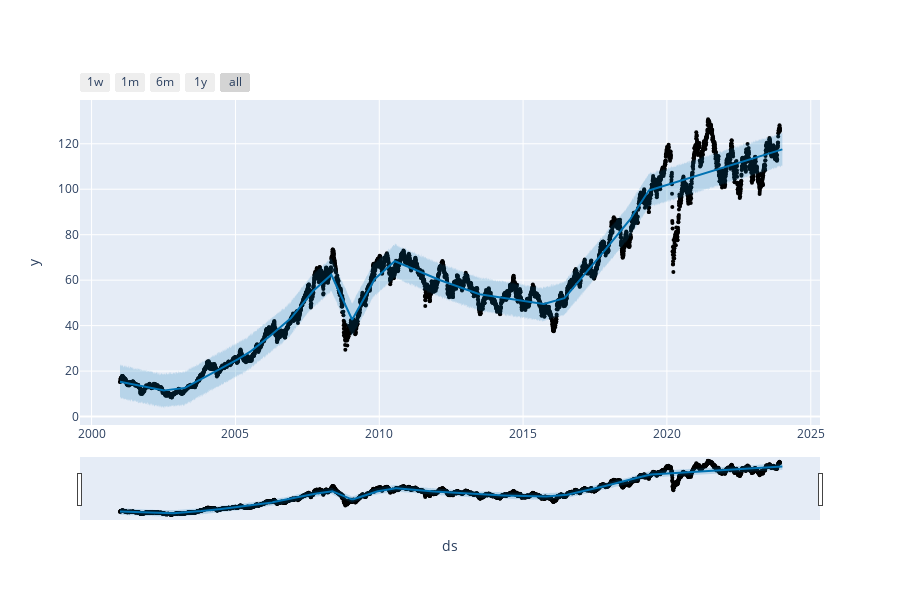

Notebook code for this chart:
### Code cell
from prophet.plot import plot_plotly, plot_components_plotly

plot_plotly(m, forecast)

### Figure 1 — Plotly figure (JSON) as saved in the notebook; plotly's stock layout.template omitted (floating-point values rounded to 4 significant figures; data arrays with more than 128 entries replaced by an {"elided": "..."} marker saying what was removed)
{"data": [{"marker": {"color": "black", "size": 4}, "mode": "markers", "name": "Actual", "type": "scatter", "x": {"elided": "5684 str values"}, "y": {"elided": "5684 float values"}}, {"hoverinfo": "skip", "line": {"width": 0}, "mode": "lines", "type": "scatter", "x": {"elided": "5714 str values"}, "y": {"elided": "5714 float values"}}, {"fill": "tonexty", "fillcolor": "rgba(0, 114, 178, 0.2)", "line": {"color": "#0072B2", "width": 2}, "mode": "lines", "name": "Predicted", "type": "scatter", "x": {"elided": "5714 str values"}, "y": {"elided": "5714 float values"}}, {"fill": "tonexty", "fillcolor": "rgba(0, 114, 178, 0.2)", "hoverinfo": "skip", "line": {"width": 0}, "mode": "lines", "type": "scatter", "x": {"elided": "5714 str values"}, "y": {"elided": "5714 float values"}}], "layout": {"height": 600, "showlegend": false, "width": 900, "xaxis": {"rangeselector": {"buttons": [{"count": 7, "label": "1w", "step": "day", "stepmode": "backward"}, {"count": 1, "label": "1m", "step": "month", "stepmode": "backward"}, {"count": 6, "label": "6m", "step": "month", "stepmode": "backward"}, {"count": 1, "label": "1y", "step": "year", "stepmode": "backward"}, {"step": "all"}]}, "rangeslider": {"visible": true}, "title": {"text": "ds"}, "type": "date"}, "yaxis": {"title": {"text": "y"}}}}
